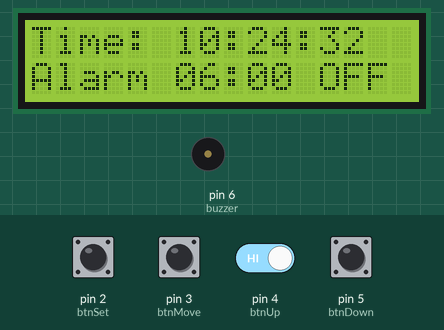
Bench run of a sketch on a simulated Arduino Uno, built with avr-gcc and run on an emulated ATmega328P. On the bench: 16×2 character LCD, buzzer (waves = sounding, pin HIGH). Inputs (shaded band) come from the test bench; at power-on: pin 2 (btnSet), pin 3 (btnMove), pin 4 (btnUp), pin 5 (btnDown) HIGH. The local clock reads 2024-03-15 10:24:30 at power-on unless the sketch sets it.

Above: at 2.2 s.
2.3 s: pin 2 (btnSet) pulled LOW for 0.15 s
5.4 s: pin 2 (btnSet) pulled LOW for 1 s
At 7.2 s:
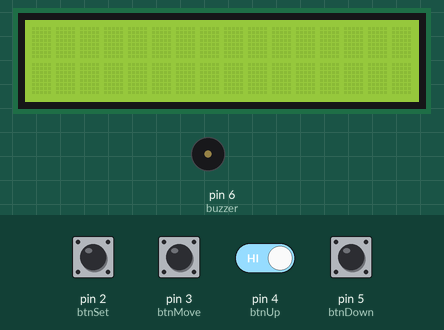
9.4 s: pin 2 (btnSet) pulled LOW for 0.15 s
At 10.8 s:
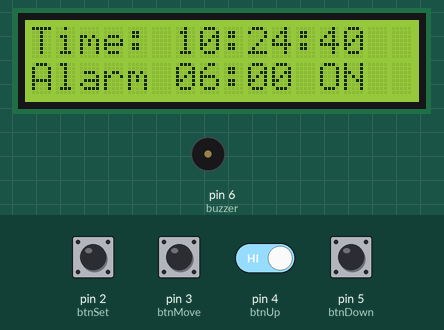
12.5 s: pin 2 (btnSet) driven LOW and pin 4 (btnUp) driven LOW
At 13.1 s:
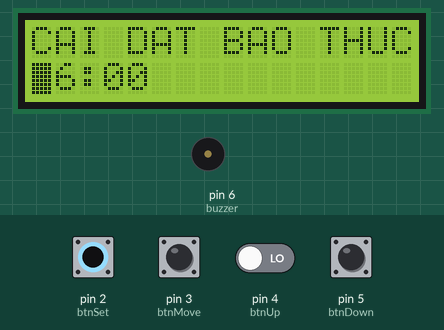
15.5 s: pin 2 (btnSet) driven HIGH
At 16.31 s:
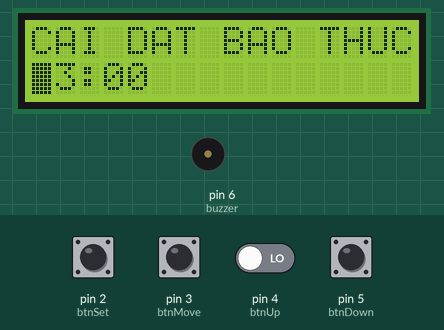
17.9 s: pin 3 (btnMove) pulled LOW for 0.15 s
At 18.47 s:
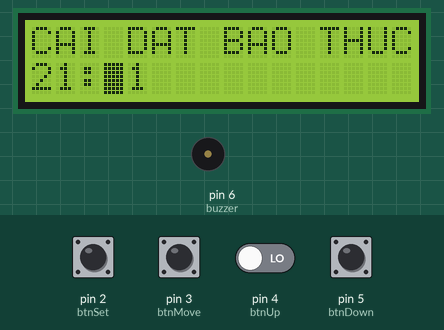
Timing chart, 0 to 20.8 s (numbered marks = the images above; inputs shaded):
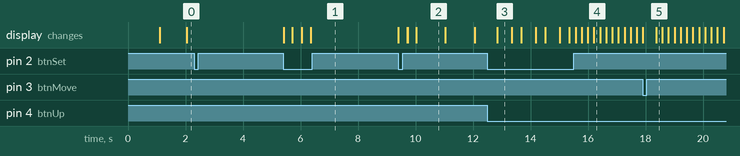

The sketch:

Bai_3.2.ino
```cpp
#include <Wire.h>
#include <RTClib.h>
#include <LiquidCrystal_I2C.h>

RTC_DS1307 rtc;
LiquidCrystal_I2C lcd(0x27, 16, 2);

// Các chân nút nhấn
#define btnSet     2
#define btnMove    3
#define btnUp      4
#define btnDown    5
#define buzzer     6

int setMode = 0;
int viTriChon = 0; // 0: giờ, 1: phút
int gioBao = 6, phutBao = 0;
bool baoThucBat = false;

// === BIẾN MỚI ĐỂ CHỐNG CHẶN ===
bool dangKeu = false; // Trạng thái cho biết còi có đang kêu hay không
unsigned long thoiDiemBatDauKeu = 0; // Mốc thời gian bắt đầu kêu
// =============================

void setup() {
  pinMode(btnSet, INPUT_PULLUP);
  pinMode(btnMove, INPUT_PULLUP);
  pinMode(btnUp, INPUT_PULLUP);
  pinMode(btnDown, INPUT_PULLUP);
  pinMode(buzzer, OUTPUT);

  lcd.init();
  lcd.backlight();
  rtc.begin();

  if (!rtc.isrunning()) {
    rtc.adjust(DateTime(F(__DATE__), F(__TIME__)));
  }

  lcd.setCursor(0, 0);
  lcd.print("DONG HO BAO THUC");
  delay(1000);
  lcd.clear();
}

void loop() {
  DateTime now = rtc.now();

  // Luôn kiểm tra báo thức, dù ở bất kỳ chế độ nào
  // Hàm này KHÔNG còn "chặn" nữa
  kiemTraBaoThuc(now);

  // Nhấn nút Cài đặt (Logic này có thể bị ảnh hưởng nếu nhấn lúc đang kêu)
  // Nhưng vì kiemTraBaoThuc cũng kiểm tra nút Set nên sẽ ổn
  if (digitalRead(btnSet) == LOW && !dangKeu) { // Thêm kiểm tra "dangKeu"
    delay(300);
    setMode++;
    if (setMode > 2) setMode = 0;
  }

  // Chỉ hiển thị và cài đặt nếu còi không kêu
  // (Ưu tiên xử lý báo thức)
  if (!dangKeu) {
    if (setMode == 0) {
      hienThiGiaoDien(now);
    } else if (setMode == 1) {
      caiDatBaoThuc();
    } else if (setMode == 2) {
      baoThucBat = !baoThucBat;
      lcd.clear();
      lcd.setCursor(0, 0);
      lcd.print("Bao thuc: ");
      lcd.print(baoThucBat ? "BAT" : "TAT");
      delay(1000);
      setMode = 0;
    }
  } else {
    // Nếu đang kêu, ưu tiên hiển thị màn hình báo thức
    lcd.setCursor(0, 0);
    lcd.print("!!! BAO THUC !!!");
    lcd.setCursor(0, 1);
    lcd.print("Nhan nut de tat");
  }
}


void hienThiGiaoDien(DateTime now) {
  lcd.setCursor(0, 0);
  lcd.print("Time: ");
  hienThi2ChuSo(now.hour());
  lcd.print(":");
  hienThi2ChuSo(now.minute());
  lcd.print(":");
  hienThi2ChuSo(now.second());

  lcd.setCursor(0, 1);
  lcd.print("Alarm ");
  hienThi2ChuSo(gioBao);
  lcd.print(":");
  hienThi2ChuSo(phutBao);
  lcd.print(baoThucBat ? " ON " : " OFF");
}

// === HÀM KIỂM TRA BÁO THỨC ĐÃ SỬA (KHÔNG CHẶN) ===
void kiemTraBaoThuc(DateTime now) {
  // Dùng 'static' để biến này giữ giá trị, chỉ reset khi qua phút mới
  static bool daKeuTrongPhutNay = false;

  // ----- 1. KIỂM TRA ĐỂ BẮT ĐẦU KÊU -----
  // Điều kiện: Báo thức BẬT, CHƯA kêu, VÀ giờ/phút khớp
  if (baoThucBat && !dangKeu && !daKeuTrongPhutNay &&
      now.hour() == gioBao && now.minute() == phutBao)
  {
    dangKeu = true;           // Bật trạng thái "đang kêu"
    daKeuTrongPhutNay = true; // Đánh dấu là đã kêu (để không kêu lặp lại)
    thoiDiemBatDauKeu = millis(); // Ghi lại mốc thời gian
    tone(buzzer, 1000);       // Bật còi (chỉ 1 lần)
    lcd.clear();              // Xóa màn hình để chuẩn bị hiển thị cảnh báo
  }

  // ----- 2. KIỂM TRA ĐỂ TẮT (NẾU CÒI ĐANG KÊU) -----
  if (dangKeu) {
    // 2a. Tắt do đã kêu đủ 60 giây
    if (millis() - thoiDiemBatDauKeu > 2000) {
      dangKeu = false;
      noTone(buzzer); // Tắt còi
      lcd.clear();    // Xóa màn hình cảnh báo
      setMode = 0;    // Quay về màn hình chính
    }

    // 2b. Tắt do người dùng nhấn nút bất kỳ
    if (digitalRead(btnSet) == LOW || digitalRead(btnMove) == LOW ||
        digitalRead(btnUp) == LOW || digitalRead(btnDown) == LOW)
    {
      dangKeu = false;
      noTone(buzzer); // Tắt còi
      baoThucBat = false; // Tắt luôn chế độ báo thức
      lcd.clear();    // Xóa màn hình cảnh báo
      setMode = 0;    // Quay về màn hình chính

      // Chờ một chút để tránh việc nhấn 1 lần mà bị nhận nhiều lần
      delay(300);
    }
  }

  // ----- 3. RESET CỜ ĐỂ CHUẨN BỊ CHO PHÚT SAU -----
  // Khi thời gian đã qua phút báo thức, reset cờ 'daKeu'
  if (now.minute() != phutBao) {
    daKeuTrongPhutNay = false;
  }
}
// ===============================================


void caiDatBaoThuc() {
  lcd.clear();
  lcd.setCursor(0, 0);
  lcd.print("CAI DAT BAO THUC");

  while (true) { // Vòng lặp này vẫn "chặn", nhưng chấp nhận được
    lcd.setCursor(0, 1);
    hienThi2ChuSo(gioBao);
    lcd.print(":");
    hienThi2ChuSo(phutBao);
    lcd.print("      "); // Xóa phần còn lại của dòng

    // Chớp vị trí đang chọn
    if (viTriChon == 0) lcd.setCursor(0, 1);
    else lcd.setCursor(3, 1);
    lcd.blink();

    // Nút di chuyển (qua lại giữa giờ và phút)
    if (digitalRead(btnMove) == LOW) {
      delay(250);
      viTriChon = !viTriChon;
    }

    // Nút tăng
    if (digitalRead(btnUp) == LOW) {
      delay(200);
      if (viTriChon == 0) {
        gioBao++;
        if (gioBao > 23) gioBao = 0;
      } else {
        phutBao++;
        if (phutBao > 59) phutBao = 0;
      }
    }

    // Nút giảm
    if (digitalRead(btnDown) == LOW) {
      delay(200);
      if (viTriChon == 0) {
        gioBao--;
        if (gioBao < 0) gioBao = 23;
      } else {
        phutBao--;
        if (phutBao < 0) phutBao = 59;
      }
    }

    // Nhấn nút Cài đặt lần nữa để lưu và thoát
    if (digitalRead(btnSet) == LOW) {
      delay(300);
      lcd.noBlink();
      lcd.clear();
      baoThucBat = true; // Tự động bật báo thức sau khi cài
      setMode = 0;
      return; // Thoát khỏi hàm
    }
  }
}

void hienThi2ChuSo(int x) {
  if (x < 10) lcd.print("0");
  lcd.print(x);
}
```

Measured:
- after the input at 2.3 s, every drawn part: stays the same
- after the input at 5.4 s, the display: first changes at once (image 1 shows a later state)
- after the input at 9.4 s, the display: first changes at once (image 2 shows a later state)
- after the input at 12.5 s, the display: changes after 0.34 s (image 3)
- what the display in image 2 shows lasts 1.0 s, from 10.0 s to 11.0 s
- what the display in image 3 shows lasts 0.5 s, from 12.8 s to 13.3 s
